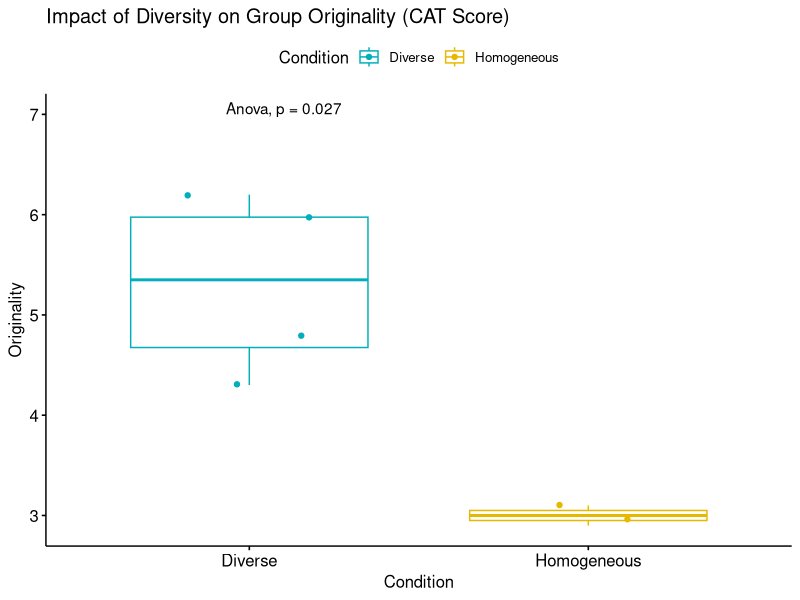
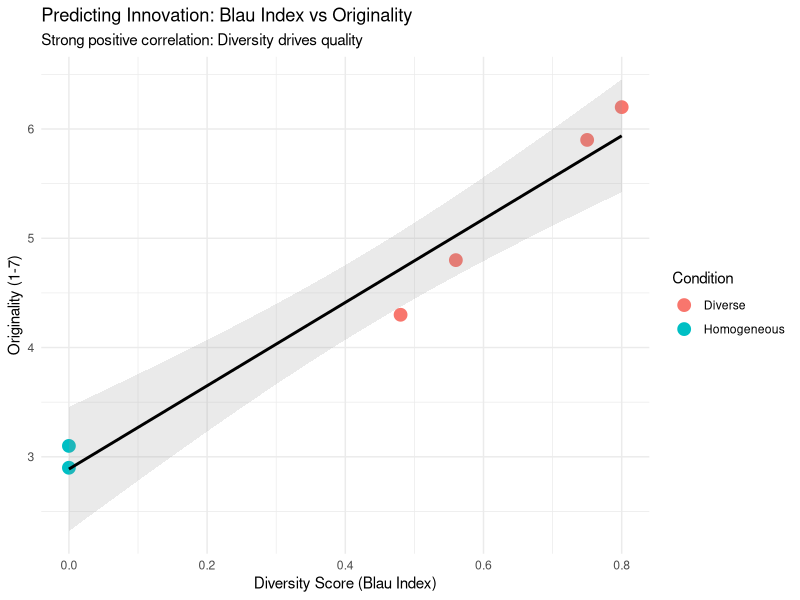
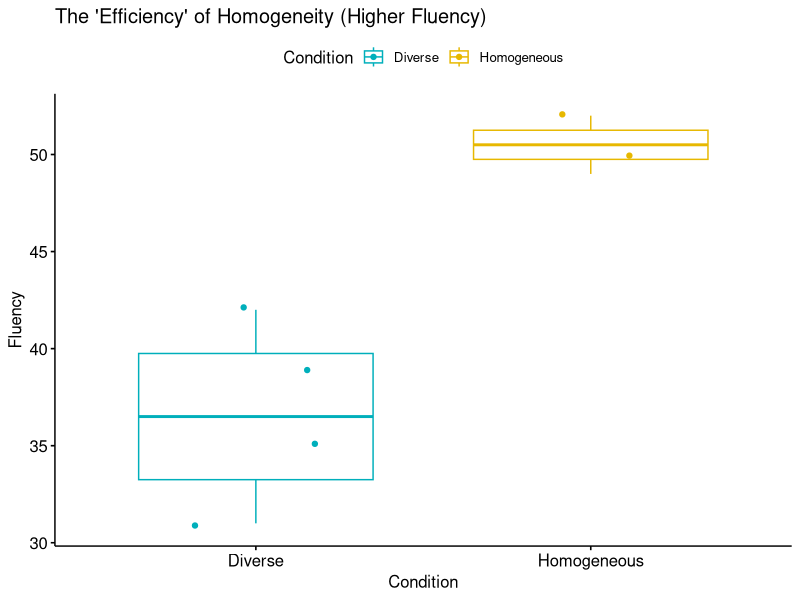

R code for these plots, in order:
################################################################################
# Research Study: Educational Diversity & Divergent Thinking
# Author: Celestin Hakorimana
# Date: Jan 4th, 2026
# Context: FGSES UM6P Data Analysis Simulation
################################################################################

# 1. Load necessary libraries
if (!require("tidyverse")) {
  install.packages("tidyverse")
}
if (!require("ggpubr")) {
  install.packages("ggpubr")
}
library(tidyverse)
library(ggpubr)

# We are creating dataset based on the simulation description
group_data <- data.frame(
  Group_ID = factor(c("G1", "G2", "G3", "G4", "G5", "G6")),
  Condition = factor(c(
    "Homogeneous",
    "Homogeneous",
    "Diverse",
    "Diverse",
    "Diverse",
    "Diverse"
  )),
  Blau_Index = c(0.00, 0.00, 0.48, 0.56, 0.75, 0.80),

  # Baseline Creativity (ICI) - Should be roughly equal to prove fair start
  Mean_ICI = c(3.45, 3.50, 3.40, 3.55, 3.42, 3.48),

  # Fluency (Total Ideas) - Homogeneous groups work faster -> Higher scores
  Fluency = c(52, 49, 42, 39, 34, 31),

  # Originality (CAT Score 1-7) - Diverse groups have friction -> Better ideas
  Originality = c(3.1, 2.9, 4.3, 4.8, 5.9, 6.2)
)

# View the data
print("Raw Data Table:")
print(group_data)

# we must prove that Diverse groups didn't just start with "smarter" students.

# T-Test: Difference in Baseline Creativity (ICI)
t_test_validity <- t.test(Mean_ICI ~ Condition, data = group_data)
print(t_test_validity)

# Interpretation Logic
if (t_test_validity$p.value > 0.05) {
  print(
    "Result is Non-Significant (p > 0.05). Groups started equal."
  )
} else {
  print("Groups were not equal at the start.")
}
# does Diversity affect Originality?

# Run One-Way ANOVA
anova_orig <- aov(Originality ~ Condition, data = group_data)
summary(anova_orig)

# Boxplot Visualization (The "Money Plot")
plot_orig <- ggboxplot(
  group_data,
  x = "Condition",
  y = "Originality",
  color = "Condition",
  palette = c("#00AFBB", "#E7B800"),
  add = "jitter",
  title = "Impact of Diversity on Group Originality (CAT Score)"
) +
  stat_compare_means(method = "anova", label.y = 7)

print(plot_orig)

# How much does Diversity help? (Using Blau Index as predictor)

# Linear Regression Model
lm_model <- lm(Originality ~ Blau_Index, data = group_data)
summary(lm_model)

# Regression Visualization
plot_reg <- ggplot(group_data, aes(x = Blau_Index, y = Originality)) +
  geom_point(aes(color = Condition), size = 4) +
  geom_smooth(method = "lm", se = TRUE, color = "black", alpha = 0.2) +
  labs(
    title = "Predicting Innovation: Blau Index vs Originality",
    subtitle = "Strong positive correlation: Diversity drives quality",
    x = "Diversity Score (Blau Index)",
    y = "Originality (1-7)"
  ) +
  theme_minimal()

print(plot_reg)

# show that Homogeneous groups produced MORE ideas (even if less original)

# T-Test for Fluency
t_test_fluency <- t.test(Fluency ~ Condition, data = group_data)


print(t_test_fluency)

# Visualization of Fluency differences
plot_fluency <- ggboxplot(
  group_data,
  x = "Condition",
  y = "Fluency",
  color = "Condition",
  palette = c("#00AFBB", "#E7B800"),
  add = "jitter",
  title = "The 'Efficiency' of Homogeneity (Higher Fluency)"
)

print(plot_fluency)
